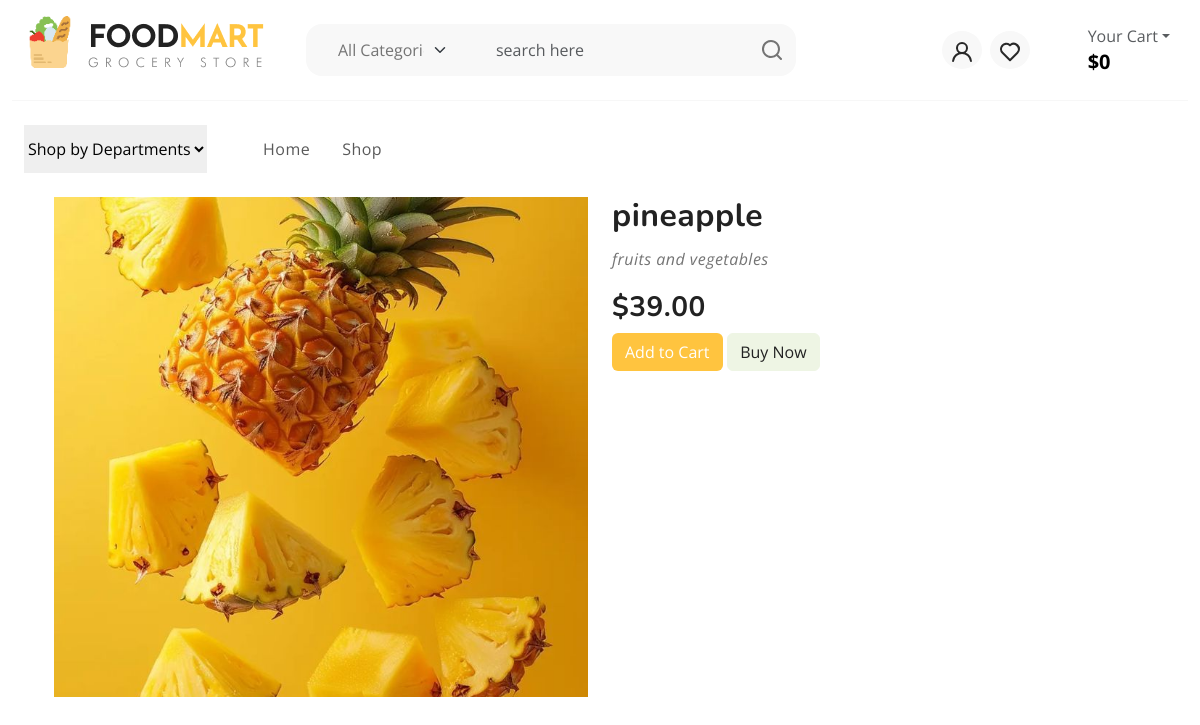
Page /product_details/8/ on the committed database.
### shop/models.py (models this page shows, shortened)
class Product(models.Model):
    name = models.CharField(max_length=255)
    image = models.ImageField(upload_to='products/',default='products/default.jpg')
    CATEGORY = models.ForeignKey(Category, on_delete=models.CASCADE, related_name="products")
    BRAND = models.ForeignKey(Brand, on_delete=models.CASCADE, related_name="products")
    price = models.DecimalField(max_digits=10, decimal_places=2)
    offer_rate = models.PositiveIntegerField(default=0)
    stock = models.PositiveIntegerField(default=0)
    description = models.TextField(blank=True, null=True)
    created_time = models.DateTimeField(auto_now_add=True)

class Category(models.Model):
    name = models.CharField(max_length=255)

### shop/views.py (the view)
# urls.py: path('product_details/<int:p_id>/', views.product_details, name='product_details'),
def product_details(request, p_id):
    cart_context = cart(request)
    cart_item = cart_context['cart_item']
    cart_total = cart_context['cart_total']
    product = Product.objects.get(id=p_id)
    return render(request,'productdetail.html', {'product': product, "cart_item": cart_item, 'cart_total': cart_total})

### shop/views.py (called while the page is built)
def cart_id(request):
    cart = request.session.session_key
    if not cart:
        cart = request.session.create()
        cart = request.session.session_key
    return cart

def cart(request):
    cart = cart_id(request)
    cart_item = CartItem.objects.filter(CART__cart_id = cart)
    tamount =0
    for i in cart_item:
        tamount += i.PRODUCT.price*i.quantity
    cart_context= {
        "cart_item":cart_item,
        "cart_total":tamount
    }
    return cart_context

### templates/productdetail.html (shortened to what this page needs)
{% extends 'base.html' %}
{% block content %}
<div class="container">
    <div class="row">
        <div class="col-md-6">
            <img style="height: 500px; width: 100%;object-fit: cover;" src="{{ product.image.url }}" alt="" class="img-fluid">
        </div>
        <div class="col-md-6">
            <h2>{{ product.name }}</h2>
            <p><i>{{ product.CATEGORY.name }}</i></p>
            <h3>${{ product.price }}</h3>
            <a href="{% url 'add_to_cart' product.id %}"><button class="btn btn-primary">Add to Cart</button></a>
           <a href="{% url 'buynow' %}"> <button class="btn btn-success">Buy Now</button></a>
        </div>
    </div>
</div>
{% endblock %}

### static/style.css (style rules this page uses)
:root { --header-height : 160px; --header-height-min : 80px; }
:root { --accent-color : #FFC43F; --dark-color : #222222; --light-dark-color : #727272; --light-color : #fff; --grey-color : #dbdbdb; --light-grey-color : #fafafa; --primary-color : #6995B1; --light-primary-color : #eef1f3; }
:root { --body-font : "Open Sans", sans-serif; --heading-font : "Nunito", sans-serif; }
body { --bs-link-color: #333; --bs-link-hover-color:#333; --bs-link-color-rgb: 40,40,40; --bs-link-hover-color-rgb: 0,0,0; --bs-light-rgb: 248, 248, 248; --bs-font-sans-serif: "Open Sans", sans-serif; --bs-body-font-family: var(--bs-font-sans-serif); --bs-body-font-size: 1rem; --bs-body-font-weight: 400; --bs-body-line-height: 2; --bs-body-color: #747474; --bs-primary: #FFC43F; --bs-primary-rgb: 255, 196, 63; --bs-success: #a3be4c; --bs-success-rgb: 163, 190, 76; --bs-primary-bg-subtle: #FFF9EB; --bs-success-bg-subtle: #eef5e5; --bs-border-color: #F7F7F7; --bs-secondary-rgb: 230, 243, 251; --bs-danger-rgb: 249, 235, 231; --bs-warning-rgb: 255, 249, 235; --bs-info-rgb: 230, 243, 250; }
.btn-primary { --bs-btn-color: #fff; --bs-btn-bg: #ffc43f; --bs-btn-border-color: transparent; --bs-btn-hover-color: #fff; --bs-btn-hover-bg: #f7a422; --bs-btn-hover-border-color: transparent; --bs-btn-focus-shadow-rgb: 49,132,253; --bs-btn-active-color: #fff; --bs-btn-active-bg: #ffc43f; --bs-btn-active-border-color: transparent; --bs-btn-active-shadow: inset 0 3px 5px rgba(0, 0, 0, 0.125); --bs-btn-disabled-color: #fff; --bs-btn-disabled-bg: #d3d7dd; --bs-btn-disabled-border-color: transparent; }
.btn-success { --bs-btn-color: #222; --bs-btn-bg: #EEF5E4; --bs-btn-border-color: #EEF5E4; --bs-btn-hover-color: #222; --bs-btn-hover-bg: #9de3c2; --bs-btn-hover-border-color: #9de3c2; --bs-btn-focus-shadow-rgb: 60,153,110; --bs-btn-active-color: #222; --bs-btn-active-bg: #9de3c2; --bs-btn-active-border-color: #9de3c2; --bs-btn-active-shadow: inset 0 3px 5px rgba(0, 0, 0, 0.125); --bs-btn-disabled-color: #222; --bs-btn-disabled-bg: #EEF5E4; --bs-btn-disabled-border-color: #EEF5E4; }
body { letter-spacing: 0.03em; }
h1,h2,h3,h4,h5,h6 { font-family: var(--heading-font); color: var(--dark-color); font-weight: 700; }
.container, .container-fluid, .container-lg, .container-md, .container-sm, .container-xl, .container-xxl { --bs-gutter-x: 3rem; }

### rows in the picture
Product: image (picture), name "pineapple", CATEGORY.name "fruits and vegetables", price "39.00"

### other values in the picture
{{ cart_total }} "0"
